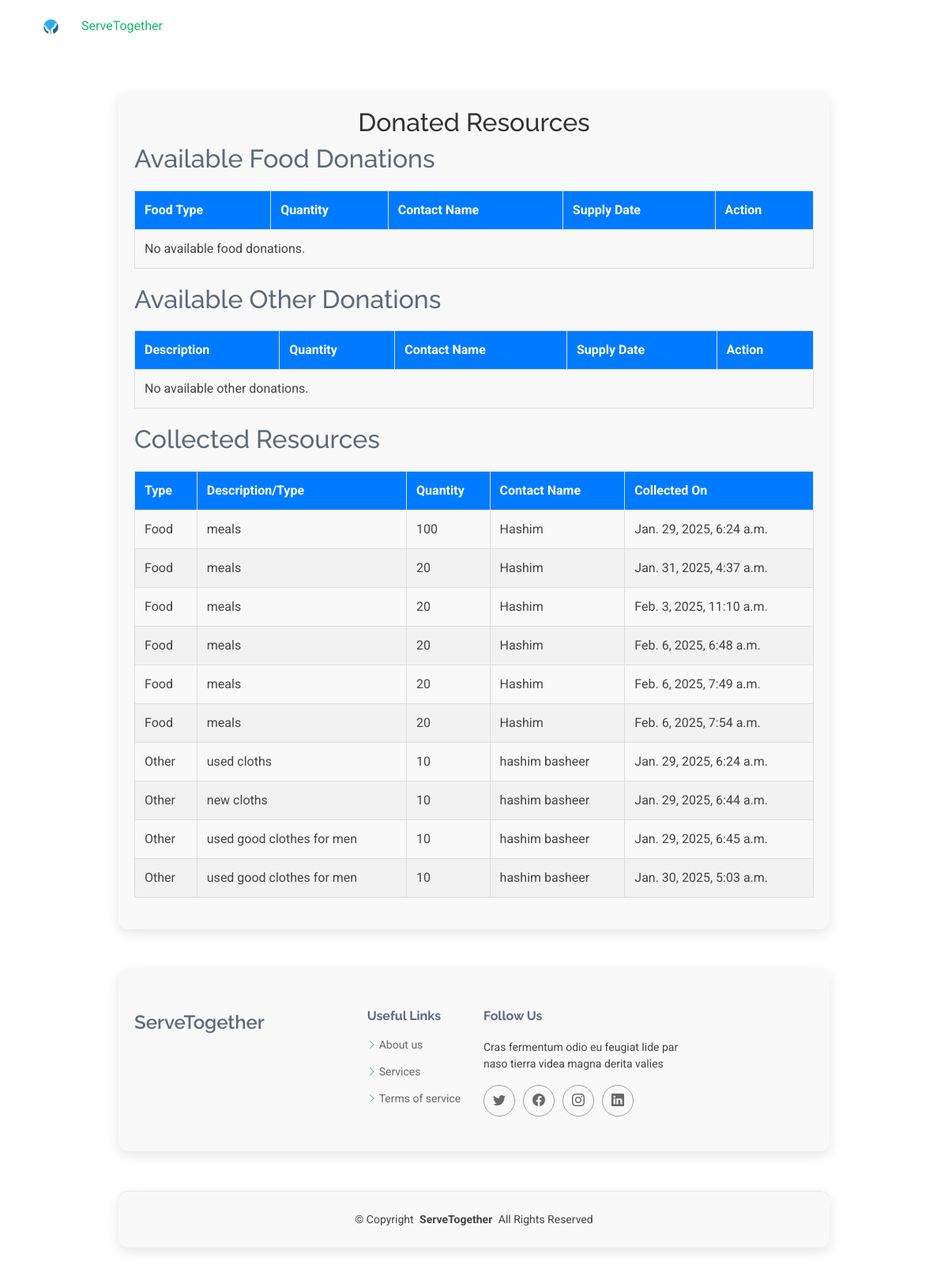
Page /resources on the committed database.
### core/models.py (models this page shows, shortened)
class FoodDonation(models.Model):
    food_type = models.CharField(max_length=50)
    food_quantity = models.PositiveIntegerField()
    contact_name = models.CharField(max_length=100, null=True)
    contact_phone = models.CharField(max_length=15, null=True)
    contact_email = models.EmailField(null=True, blank=True)
    contact_address = models.CharField(max_length=200, null=True)
    supply_date = models.DateField()
    created_at = models.DateTimeField(auto_now_add=True)
    collected = models.BooleanField(default=False)
    collected_date = models.DateTimeField(null=True, blank=True)

class OtherDonation(models.Model):
    resource_description = models.CharField(max_length=100)
    resource_quantity = models.PositiveIntegerField()
    contact_name = models.CharField(max_length=100, null=True)  # New field for donor name
    contact_phone = models.CharField(max_length=15, null=True)
    contact_email = models.EmailField(null=True, blank=True)
    contact_address = models.CharField(max_length=200, null=True)
    supply_date = models.DateField(null=True)
    created_at = models.DateTimeField(auto_now_add=True)
    pickup_required = models.BooleanField(default=False)
    collected = models.BooleanField(default=False)  # New field
    collected_date = models.DateTimeField(null=True, blank=True)
    donation_type = models.CharField(max_length=50, choices=[  # New field for donation type
        ('Furniture', 'Furniture'),
        ('Clothing', 'Clothing'),
        ('Books', 'Books'),
        ('Electronics', 'Electronics'),
        ('Other', 'Other'),
    ], default='Other')

### core/views.py (the view)
# urls.py: path('resources',views.resource_view,name='resources'),
def resource_view(request):
    available_food_donations = FoodDonation.objects.filter(collected=False)
    available_other_donations = OtherDonation.objects.filter(collected=False)
    collected_food_donations = FoodDonation.objects.filter(collected=True)
    collected_other_donations = OtherDonation.objects.filter(collected=True)
    collected_resources = [
        {
            'type': 'Food',
            'description': donation.food_type,
            'quantity': donation.food_quantity,
            'contact_name': donation.contact_name,
            'collected_date': donation.collected_date
        }
        for donation in collected_food_donations
    ] + [
        {
            'type': 'Other',
            'description': donation.resource_description,
            'quantity': donation.resource_quantity,
            'contact_name': donation.contact_name,
            'collected_date': donation.collected_date
        }
        for donation in collected_other_donations
    ]
    return render(request, 'resource.html', {
        'available_food_donations': available_food_donations,
        'available_other_donations': available_other_donations,
        'collected_resources': collected_resources
    })

### core/templates/resource.html (shortened to what this page needs)
{% extends 'base.html' %}
{% block content %}
<div class="container">
    <h1 class="title">Donated Resources</h1>
    <h2>Available Food Donations</h2>
    <table class="donation-table">
        <thead>
            <tr>
                <th>Food Type</th>
                <th>Quantity</th>
                <th>Contact Name</th>
                <th>Supply Date</th>
                <th>Action</th>
            </tr>
        </thead>
        <tbody>
            {% for donation in available_food_donations %}
            <tr>
                <td>{{ donation.food_type }}</td>
                <td>{{ donation.food_quantity }}</td>
                <td>{{ donation.contact_name }}</td>
                <td>{{ donation.supply_date }}</td>
                <td>
                    <form method="post" action="{% url 'mark_collected_food' donation.id %}">
                        {% csrf_token %}
                        <button type="submit" class="collect-btn">Mark as Collected</button>
                    </form>
                </td>
            </tr>
            {% empty %}
            <tr>
                <td colspan="5">No available food donations.</td>
            </tr>
            {% endfor %}
        </tbody>
    </table>
    <h2>Available Other Donations</h2>
    <table class="donation-table">
        <thead>
            <tr>
                <th>Description</th>
                <th>Quantity</th>
                <th>Contact Name</th>
                <th>Supply Date</th>
                <th>Action</th>
            </tr>
        </thead>
        <tbody>
            {% for donation in available_other_donations %}
            <tr>
                <td>{{ donation.resource_description }}</td>
                <td>{{ donation.resource_quantity }}</td>
                <td>{{ donation.contact_name }}</td>
                <td>{{ donation.supply_date }}</td>
                <td>
                    <form method="post" action="{% url 'mark_collected_other' donation.id %}">
                        {% csrf_token %}
                        <button type="submit" class="collect-btn">Mark as Collected</button>
                    </form>
                </td>
            </tr>
            {% empty %}
            <tr>
                <td colspan="5">No available other donations.</td>
            </tr>
            {% endfor %}
        </tbody>
    </table>
    <h2>Collected Resources</h2>
    <table class="donation-table">
        <thead>
            <tr>
                <th>Type</th>
                <th>Description/Type</th>
                <th>Quantity</th>
                <th>Contact Name</th>
                <th>Collected On</th>
            </tr>
        </thead>
        <tbody>
            {% for donation in collected_resources %}
            <tr>
                <td>{{ donation.type }}</td>
                <td>{{ donation.description }}</td>
                <td>{{ donation.quantity }}</td>
                <td>{{ donation.contact_name }}</td>
                <td>{{ donation.collected_date }}</td>
            </tr>
            {% empty %}
            <tr>
                <td colspan="5">No collected resources yet.</td>
            </tr>
            {% endfor %}
        </tbody>
    </table>
</div>
{%endblock%}

### static/assets/css/main.css (style rules this page uses)
:root { --default-font: "Roboto", system-ui, -apple-system, "Segoe UI", Roboto, "Helvetica Neue", Arial, "Noto Sans", "Liberation Sans", sans-serif, "Apple Color Emoji", "Segoe UI Emoji", "Segoe UI Symbol", "Noto Color Emoji"; --heading-font: "Raleway", sans-serif; --nav-font: "Ubuntu", sans-serif; }
:root { --background-color: #ffffff; --default-color: #444444; --heading-color: #5f687b; --accent-color: #10bc69; --surface-color: #ffffff; --contrast-color: #ffffff; }
:root { --nav-color: #5f687b; --nav-hover-color: #10bc69; --nav-mobile-background-color: #ffffff; --nav-dropdown-background-color: #ffffff; --nav-dropdown-color: #5f687b; --nav-dropdown-hover-color: #10bc69; }
:root { scroll-behavior: smooth; }
body { color: var(--default-color); background-color: var(--background-color); font-family: var(--default-font); }
h1, h2, h3, h4, h5, h6 { color: var(--heading-color); font-family: var(--heading-font); }

### core/templates/resource.html (style rules this page uses)
.container { max-width: 900px; margin: 50px auto; padding: 20px; background: #f9f9f9; border-radius: 12px; box-shadow: 0 5px 15px rgba(0, 0, 0, 0.1); }
.title { text-align: center; font-size: 2rem; color: #333; }
.donation-table { width: 100%; border-collapse: collapse; margin: 20px 0; }
.donation-table th, .donation-table td { border: 1px solid #ddd; padding: 12px; text-align: left; }
.donation-table th { background-color: #007bff; color: white; }
.donation-table tr:nth-child(even) { background-color: #f2f2f2; }

### rows in the picture
FoodDonation: description "meals", contact_name "Hashim", collected_date "Jan. 29, 2025, 6:24 a.m."
FoodDonation: description "meals", contact_name "Hashim", collected_date "Jan. 31, 2025, 4:37 a.m."
FoodDonation: description "meals", contact_name "Hashim", collected_date "Feb. 3, 2025, 11:10 a.m."
FoodDonation: description "meals", contact_name "Hashim", collected_date "Feb. 6, 2025, 6:48 a.m."
FoodDonation: description "meals", contact_name "Hashim", collected_date "Feb. 6, 2025, 7:49 a.m."
FoodDonation: description "meals", contact_name "Hashim", collected_date "Feb. 6, 2025, 7:54 a.m."
OtherDonation: type "Other", description "used cloths", quantity "10", contact_name "hashim basheer", collected_date "Jan. 29, 2025, 6:24 a.m.", description "new cloths", collected_date "Jan. 29, 2025, 6:44 a.m.", description "used good clothes for men", collected_date "Jan. 29, 2025, 6:45 a.m.", collected_date "Jan. 30, 2025, 5:03 a.m."

### other values in the picture
{{ donation.type }} "Food" "Food" "Food" "Food" "Food" "Food"
{{ donation.quantity }} "100" "20" "20" "20" "20" "20"
